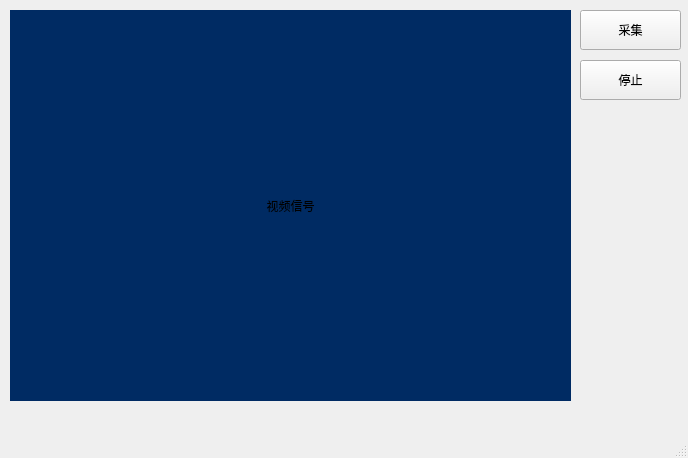
<?xml version="1.0" encoding="UTF-8"?>
<ui version="4.0">
 <class>MyThreadCamera</class>
 <widget class="QMainWindow" name="MyThreadCamera">
  <property name="geometry">
   <rect>
    <x>0</x>
    <y>0</y>
    <width>688</width>
    <height>458</height>
   </rect>
  </property>
  <property name="windowTitle">
   <string>MyThreadCamera</string>
  </property>
  <widget class="QWidget" name="centralwidget">
   <widget class="QLabel" name="label">
    <property name="geometry">
     <rect>
      <x>10</x>
      <y>10</y>
      <width>561</width>
      <height>391</height>
     </rect>
    </property>
    <property name="styleSheet">
     <string notr="true">background-color: rgb(0, 43, 99);</string>
    </property>
    <property name="text">
     <string>视频信号</string>
    </property>
    <property name="alignment">
     <set>Qt::AlignCenter</set>
    </property>
   </widget>
   <widget class="QPushButton" name="pushButton_start">
    <property name="geometry">
     <rect>
      <x>580</x>
      <y>10</y>
      <width>101</width>
      <height>40</height>
     </rect>
    </property>
    <property name="text">
     <string>采集</string>
    </property>
   </widget>
   <widget class="QPushButton" name="pushButton_stop">
    <property name="geometry">
     <rect>
      <x>580</x>
      <y>60</y>
      <width>101</width>
      <height>40</height>
     </rect>
    </property>
    <property name="text">
     <string>停止</string>
    </property>
   </widget>
  </widget>
  <widget class="QMenuBar" name="menubar">
   <property name="geometry">
    <rect>
     <x>0</x>
     <y>0</y>
     <width>688</width>
     <height>23</height>
    </rect>
   </property>
  </widget>
  <widget class="QStatusBar" name="statusbar"/>
 </widget>
 <resources/>
 <connections/>
</ui>
